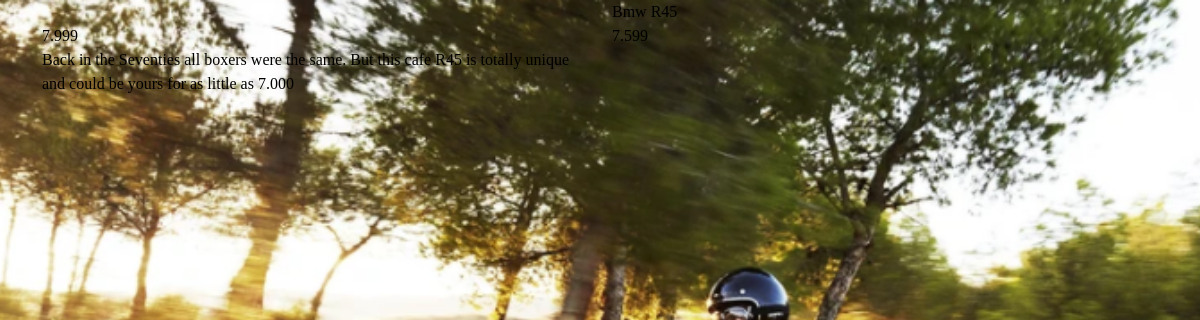
Screenshot of /3/ with the database file from the repository.
### shop/models.py (models this page shows)
class Products(models.Model):
    title = models.CharField(max_length=220)
    price = models.FloatField()
    discount_price = models.FloatField()
    category = models.CharField(max_length=220)
    description = models.TextField()
    image = models.CharField(max_length=300)

### shop/views.py (the view)
# urls.py: path('<int:id>/', views.detail,name='detail'),
def detail(request,id):
    product_object = Products.objects.get(id=id)
    return render(request,'shop/detail.html',{'product_object':product_object})

### shop/templates/shop/detail.html (shortened to what this page needs)
{% load static %}
<!DOCTYPE html>
<html lang="en">
<head>
    <link href="https://cdn.jsdelivr.net/npm/bootstrap@5.0.2/dist/css/bootstrap.min.css" rel="stylesheet">
<link rel="stylesheet" href="{% static 'shop/style.css' %}">
</head>
<body>
    <div class="container">
        <div class="row">
            <div class="col-md-6">
                <div class="row">
                    <div class="col-md-12">
                    </div>
                </div>
            </div>
                   <div class="col-md-6">
                       <div class="row">
                           <div class="col-md-12">
                               {{ product_object.title }}
                           </div>
                       </div>
                   </div>
                   <div class="col-md-6">
                       <div class="row">
                           <div class="col-md-12">
                               {{ product_object.price }}
                           </div>
                       </div>
                   </div>
                   <div class="col-md-6">
                       <div class="row">
                           <div class="col-md-12">
                               {{ product_object.discount_price }}
                           </div>
                       </div>
                   </div>
                   <div class="col-md-6">
                       <div class="row">
                           <div class="col-md-12">
                               {{ product_object.description }}
                           </div>
                       </div>
                   </div>
        </div>
    </div>
</body>
</html>

### shop/static/shop/style.css (style rules this page uses)
* { box-sizing: border-box; }
body { background: url('/static/shop/media/homepage_background_cropped.jpg') no-repeat center center fixed; background-size: cover; background-color: #908204; height: calc(100vh - 164px); color: rgb(0, 0, 0); font-family: "Akya"; }

### rows the page displays
Products: title "Bmw R45", price "7.999", discount_price "7.599", description "Back in the Seventies all boxers were the same. But this cafe R45 is totally unique and could be yours for as little as 7.000"
